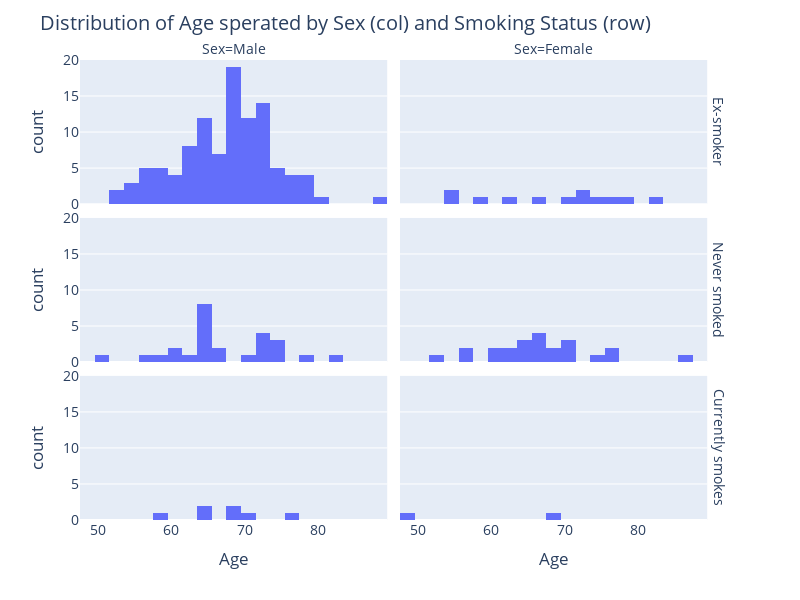

Notebook code for this chart:
### Markdown cell above
We are going to explore further with Smoking Status feature involved.

### Code cell
parti_patient = trainset.drop_duplicates(subset='Patient')


fig = px.histogram(parti_patient,
                  x='Age',
                  facet_row='SmokingStatus',
                  facet_col='Sex',
                  )
fig.for_each_annotation(lambda a: a.update(text=a.text.replace("SmokingStatus=", "")))
fig.update_layout(title='Distribution of Age sperated by Sex (col) and Smoking Status (row)',
                  autosize=True, width=800, height=600,
                  font_size=14)
fig.show()

### Figure 1 — Plotly figure (JSON) as saved in the notebook; plotly's stock layout.template omitted (floating-point values rounded to 4 significant figures)
{"data": [{"alignmentgroup": "True", "bingroup": "x", "hovertemplate": "SmokingStatus=Ex-smoker<br>Sex=Male<br>Age=%{x}<br>count=%{y}<extra></extra>", "legendgroup": "", "marker": {"color": "#636efa"}, "name": "", "offsetgroup": "", "orientation": "v", "showlegend": false, "type": "histogram", "x": [79, 69, 60, 72, 56, 71, 65, 57, 73, 69, 63, 69, 71, 58, 68, 54, 63, 68, 64, 73, 71, 69, 70, 69, 69, 64, 68, 60, 64, 73, 73, 74, 72, 77, 57, 58, 60, 78, 69, 67, 64, 66, 76, 63, 54, 58, 62, 73, 73, 68, 71, 52, 69, 69, 65, 62, 67, 69, 81, 71, 70, 71, 68, 66, 67, 63, 64, 56, 88, 60, 77, 70, 72, 74, 58, 78, 62, 64, 72, 59, 77, 69, 74, 56, 69, 64, 68, 72, 78, 65, 64, 71, 75, 71, 62, 53, 66, 70, 55, 66, 74, 65, 73, 68, 73, 72], "xaxis": "x5", "yaxis": "y5"}, {"alignmentgroup": "True", "bingroup": "x", "hovertemplate": "SmokingStatus=Ex-smoker<br>Sex=Female<br>Age=%{x}<br>count=%{y}<extra></extra>", "legendgroup": "", "marker": {"color": "#636efa"}, "name": "", "offsetgroup": "", "orientation": "v", "showlegend": false, "type": "histogram", "x": [83, 71, 73, 55, 55, 66, 79, 76, 58, 63, 72, 74], "xaxis": "x6", "yaxis": "y6"}, {"alignmentgroup": "True", "bingroup": "x", "hovertemplate": "SmokingStatus=Never smoked<br>Sex=Male<br>Age=%{x}<br>count=%{y}<extra></extra>", "legendgroup": "", "marker": {"color": "#636efa"}, "name": "", "offsetgroup": "", "orientation": "v", "showlegend": false, "type": "histogram", "x": [65, 74, 51, 63, 74, 65, 71, 61, 83, 65, 64, 65, 72, 60, 75, 65, 73, 58, 79, 65, 72, 56, 67, 65, 66, 73], "xaxis": "x3", "yaxis": "y3"}, {"alignmentgroup": "True", "bingroup": "x", "hovertemplate": "SmokingStatus=Never smoked<br>Sex=Female<br>Age=%{x}<br>count=%{y}<extra></extra>", "legendgroup": "", "marker": {"color": "#636efa"}, "name": "", "offsetgroup": "", "orientation": "v", "showlegend": false, "type": "histogram", "x": [66, 70, 52, 65, 69, 87, 65, 66, 56, 77, 74, 66, 71, 62, 76, 70, 62, 61, 67, 68, 57, 64, 61], "xaxis": "x4", "yaxis": "y4"}, {"alignmentgroup": "True", "bingroup": "x", "hovertemplate": "SmokingStatus=Currently smokes<br>Sex=Male<br>Age=%{x}<br>count=%{y}<extra></extra>", "legendgroup": "", "marker": {"color": "#636efa"}, "name": "", "offsetgroup": "", "orientation": "v", "showlegend": false, "type": "histogram", "x": [68, 58, 65, 76, 70, 69, 65], "xaxis": "x", "yaxis": "y"}, {"alignmentgroup": "True", "bingroup": "x", "hovertemplate": "SmokingStatus=Currently smokes<br>Sex=Female<br>Age=%{x}<br>count=%{y}<extra></extra>", "legendgroup": "", "marker": {"color": "#636efa"}, "name": "", "offsetgroup": "", "orientation": "v", "showlegend": false, "type": "histogram", "x": [49, 68], "xaxis": "x2", "yaxis": "y2"}], "layout": {"annotations": [{"font": {}, "showarrow": false, "text": "Sex=Male", "x": 0.24, "xanchor": "center", "xref": "paper", "y": 1.0, "yanchor": "bottom", "yref": "paper"}, {"font": {}, "showarrow": false, "text": "Sex=Female", "x": 0.74, "xanchor": "center", "xref": "paper", "y": 1.0, "yanchor": "bottom", "yref": "paper"}, {"font": {}, "showarrow": false, "text": "Currently smokes", "textangle": 90, "x": 0.98, "xanchor": "left", "xref": "paper", "y": 0.1567, "yanchor": "middle", "yref": "paper"}, {"font": {}, "showarrow": false, "text": "Never smoked", "textangle": 90, "x": 0.98, "xanchor": "left", "xref": "paper", "y": 0.5, "yanchor": "middle", "yref": "paper"}, {"font": {}, "showarrow": false, "text": "Ex-smoker", "textangle": 90, "x": 0.98, "xanchor": "left", "xref": "paper", "y": 0.8433, "yanchor": "middle", "yref": "paper"}], "autosize": true, "barmode": "relative", "font": {"size": 14}, "height": 600, "legend": {"tracegroupgap": 0}, "margin": {"t": 60}, "title": {"text": "Distribution of Age sperated by Sex (col) and Smoking Status (row)"}, "width": 800, "xaxis": {"anchor": "y", "domain": [0, 0.48], "title": {"text": "Age"}}, "xaxis2": {"anchor": "y2", "domain": [0.5, 0.98], "matches": "x", "title": {"text": "Age"}}, "xaxis3": {"anchor": "y3", "domain": [0, 0.48], "matches": "x", "showticklabels": false}, "xaxis4": {"anchor": "y4", "domain": [0.5, 0.98], "matches": "x", "showticklabels": false}, "xaxis5": {"anchor": "y5", "domain": [0, 0.48], "matches": "x", "showticklabels": false}, "xaxis6": {"anchor": "y6", "domain": [0.5, 0.98], "matches": "x", "showticklabels": false}, "yaxis": {"anchor": "x", "domain": [0, 0.3133], "title": {"text": "count"}}, "yaxis2": {"anchor": "x2", "domain": [0, 0.3133], "matches": "y", "showticklabels": false}, "yaxis3": {"anchor": "x3", "domain": [0.3433, 0.6567], "matches": "y", "title": {"text": "count"}}, "yaxis4": {"anchor": "x4", "domain": [0.3433, 0.6567], "matches": "y", "showticklabels": false}, "yaxis5": {"anchor": "x5", "domain": [0.6867, 1.0], "matches": "y", "title": {"text": "count"}}, "yaxis6": {"anchor": "x6", "domain": [0.6867, 1.0], "matches": "y", "showticklabels": false}}}
